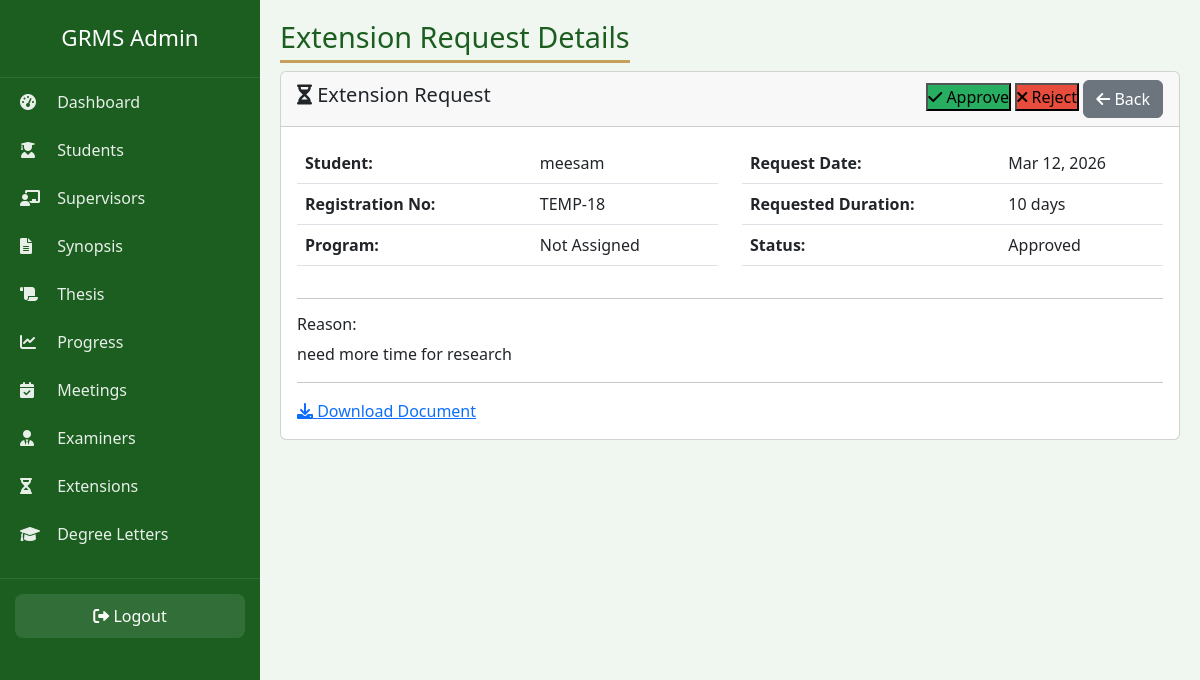
/admin-panel-2026-secure/extensions/3/ (signed in), run on the app's committed database.
### accounts/models.py (models this page shows, shortened)
class ExtensionCase(models.Model):
    EXTENSION_STATUS = (
        ('Pending', 'Pending'),
        ('Approved', 'Approved'),
        ('Rejected', 'Rejected'),
    )
    student = models.ForeignKey(Student, on_delete=models.CASCADE, related_name='extensions')
    reason = models.TextField()
    requested_duration = models.IntegerField(help_text="Duration in days")
    status = models.CharField(max_length=20, choices=EXTENSION_STATUS, default='Pending')
    supporting_document = models.FileField(upload_to='research/extensions/', blank=True, null=True)
    request_date = models.DateTimeField(auto_now_add=True)
    approval_date = models.DateField(blank=True, null=True)
    remarks = models.TextField(blank=True, null=True)   # supervisor's remarks when rejecting/approving

class Student(models.Model):
    ENROLLMENT_STATUS = (
        ('Active', 'Active'),
        ('Inactive', 'Inactive'),
        ('Completed', 'Completed'),
        ('Withdrawn', 'Withdrawn'),
    )
    user = models.OneToOneField(User, on_delete=models.CASCADE, related_name='student_profile')
    registration_no = models.CharField(max_length=30, unique=True)
    department = models.CharField(max_length=100)
    session = models.CharField(max_length=20)
    program = models.CharField(max_length=50)
    enrollment_status = models.CharField(max_length=20, choices=ENROLLMENT_STATUS, default='Active')
    admission_date = models.DateField(default=timezone.now)
    supervisor = models.ForeignKey('Supervisor', on_delete=models.SET_NULL, null=True, blank=True, related_name='students')

### accounts/views.py (the view)
# urls.py: path('admin-panel-2026-secure/extensions/<int:pk>/', views.admin_extension_detail, name='admin_extension_detail'),
@login_required
@user_passes_test(is_admin)
def admin_extension_detail(request, pk):
    extension = get_object_or_404(ExtensionCase, pk=pk)
    return render(request, 'admin/extension/detail.html', {'extension': extension})

### accounts/views.py (called while the page is built)
def is_admin(user):
    return user.is_superuser or user.groups.filter(name='Admin').exists()

### templates/admin/extension/detail.html (shortened to what this page needs)
{% extends 'admin/base.html' %}
{% load static %}
{% block page_title %}Extension Request Details{% endblock %}
{% block content %}
<div class="card">
    <div class="card-header d-flex justify-content-between align-items-center">
        <h5><i class="fas fa-hourglass-half"></i> Extension Request</h5>
        <div>
            <form method="post" action="{% url 'admin_extension_approve' extension.id %}" style="display: inline;">
                <button type="submit" class="btn-action" style="background: #27ae60;">
                    <i class="fas fa-check"></i> Approve
                </button>
            </form>
            <form method="post" action="{% url 'admin_extension_reject' extension.id %}" style="display: inline;">
                <button type="submit" class="btn-action" style="background: #e74c3c;">
                    <i class="fas fa-times"></i> Reject
                </button>
            </form>
            <a href="{% url 'admin_extension_list' %}" class="btn btn-secondary">
                <i class="fas fa-arrow-left"></i> Back
            </a>
        </div>
    </div>
    <div class="card-body">
        <div class="row">
            <div class="col-md-6">
                <table class="table">
                    <tr><th>Student:</th><td>{{ extension.student.user.get_full_name }}</td></tr>
                    <tr><th>Registration No:</th><td>{{ extension.student.registration_no }}</td></tr>
                    <tr><th>Program:</th><td>{{ extension.student.program }}</td></tr>
                </table>
            </div>
            <div class="col-md-6">
                <table class="table">
                    <tr><th>Request Date:</th><td>{{ extension.request_date|date:"M d, Y" }}</td></tr>
                    <tr><th>Requested Duration:</th><td>{{ extension.requested_duration }} days</td></tr>
                    <tr><th>Status:</th><td>
                        <span class="badge-custom
                            {% if extension.status == 'Approved' %}badge-approved
                            {% elif extension.status == 'Pending' %}badge-pending
                            {% else %}badge-rejected{% endif %}">
                            {{ extension.status }}
                        </span>
                    </td></tr>
                </table>
            </div>
        </div>
        <hr>
        <h6>Reason:</h6>
        <p>{{ extension.reason }}</p>
        {% if extension.supporting_document %}
        <hr>
        <a href="{{ extension.supporting_document.url }}" target="_blank" class="btn-action">
            <i class="fas fa-download"></i> Download Document
        </a>
        {% endif %}
    </div>
</div>
{% endblock %}

### templates/admin/base.html (style rules this page uses)
* { margin:0;padding:0;box-sizing:border-box; }
body { background:#f0f7f0;font-family:'Segoe UI',sans-serif; }

### data on the page
ExtensionCase: student.user.get_full_name "meesam", student.registration_no "TEMP-18", student.program "Not Assigned", request_date "Mar 12, 2026", requested_duration "10", status "Approved", reason "need more time for research"
